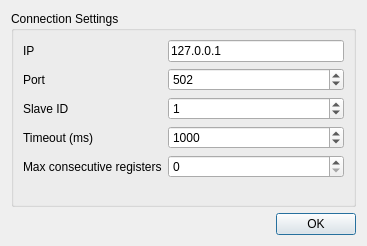
<?xml version="1.0" encoding="UTF-8"?>
<ui version="4.0">
 <class>ConnectionDialog</class>
 <widget class="QDialog" name="ConnectionDialog">
  <property name="geometry">
   <rect>
    <x>0</x>
    <y>0</y>
    <width>367</width>
    <height>246</height>
   </rect>
  </property>
  <property name="windowTitle">
   <string>Connection settings</string>
  </property>
  <property name="windowIcon">
   <iconset>
    <normalon>:/menu_icon/menu_icon/icons/link_edit.png</normalon>
   </iconset>
  </property>
  <layout class="QVBoxLayout" name="verticalLayout">
   <item>
    <widget class="QGroupBox" name="groupBox">
     <property name="title">
      <string>Connection Settings</string>
     </property>
     <layout class="QFormLayout" name="formLayout_2">
      <property name="fieldGrowthPolicy">
       <enum>QFormLayout::AllNonFixedFieldsGrow</enum>
      </property>
      <item row="0" column="0">
       <widget class="QLabel" name="label">
        <property name="text">
         <string>IP</string>
        </property>
       </widget>
      </item>
      <item row="0" column="1">
       <widget class="QLineEdit" name="lineIP">
        <property name="enabled">
         <bool>true</bool>
        </property>
        <property name="text">
         <string>127.0.0.1</string>
        </property>
       </widget>
      </item>
      <item row="1" column="0">
       <widget class="QLabel" name="label_2">
        <property name="text">
         <string>Port</string>
        </property>
       </widget>
      </item>
      <item row="1" column="1">
       <widget class="QSpinBox" name="spinPort">
        <property name="enabled">
         <bool>true</bool>
        </property>
        <property name="maximum">
         <number>2000</number>
        </property>
        <property name="value">
         <number>502</number>
        </property>
       </widget>
      </item>
      <item row="2" column="0">
       <widget class="QLabel" name="label_4">
        <property name="text">
         <string>Slave ID</string>
        </property>
       </widget>
      </item>
      <item row="2" column="1">
       <widget class="QSpinBox" name="spinSlaveId">
        <property name="enabled">
         <bool>true</bool>
        </property>
        <property name="maximum">
         <number>255</number>
        </property>
        <property name="value">
         <number>1</number>
        </property>
       </widget>
      </item>
      <item row="3" column="0">
       <widget class="QLabel" name="label_9">
        <property name="text">
         <string>Timeout (ms)</string>
        </property>
       </widget>
      </item>
      <item row="3" column="1">
       <widget class="QSpinBox" name="spinTimeout">
        <property name="enabled">
         <bool>true</bool>
        </property>
        <property name="maximum">
         <number>999999</number>
        </property>
        <property name="value">
         <number>1000</number>
        </property>
       </widget>
      </item>
      <item row="4" column="0">
       <widget class="QLabel" name="label_3">
        <property name="text">
         <string>Max consecutive registers</string>
        </property>
       </widget>
      </item>
      <item row="4" column="1">
       <widget class="QSpinBox" name="spinConsecutiveMax">
        <property name="maximum">
         <number>125</number>
        </property>
       </widget>
      </item>
     </layout>
    </widget>
   </item>
   <item>
    <widget class="QDialogButtonBox" name="buttonBox">
     <property name="orientation">
      <enum>Qt::Horizontal</enum>
     </property>
     <property name="standardButtons">
      <set>QDialogButtonBox::Ok</set>
     </property>
    </widget>
   </item>
  </layout>
 </widget>
 <resources/>
 <connections>
  <connection>
   <sender>buttonBox</sender>
   <signal>accepted()</signal>
   <receiver>ConnectionDialog</receiver>
   <slot>accept()</slot>
   <hints>
    <hint type="sourcelabel">
     <x>248</x>
     <y>254</y>
    </hint>
    <hint type="destinationlabel">
     <x>157</x>
     <y>274</y>
    </hint>
   </hints>
  </connection>
  <connection>
   <sender>buttonBox</sender>
   <signal>rejected()</signal>
   <receiver>ConnectionDialog</receiver>
   <slot>reject()</slot>
   <hints>
    <hint type="sourcelabel">
     <x>316</x>
     <y>260</y>
    </hint>
    <hint type="destinationlabel">
     <x>286</x>
     <y>274</y>
    </hint>
   </hints>
  </connection>
 </connections>
</ui>
